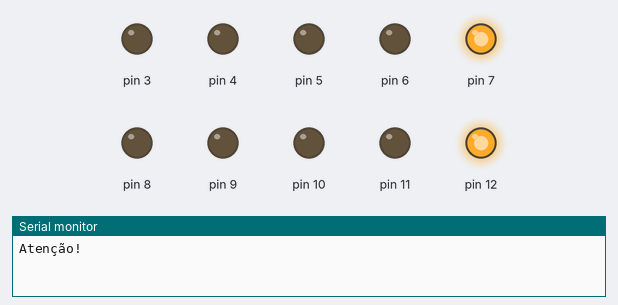
The sketch below on a simulated Arduino Uno, built with avr-gcc and run on an emulated ATmega328P. On the bench: output pins drawn as LEDs (lit = HIGH), the last lines printed to the serial monitor.

Above: at 1.5 s.
At 3.2 s:
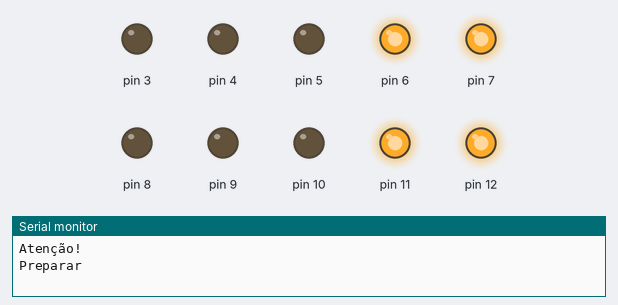
At 3.7 s:
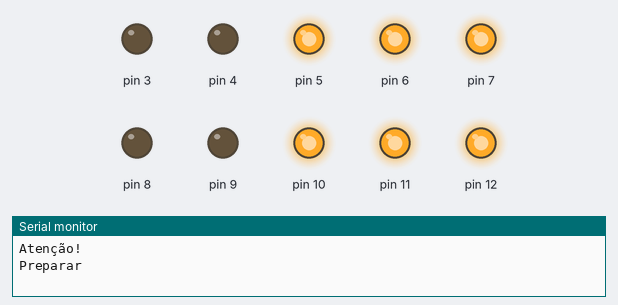
At 4.2 s:
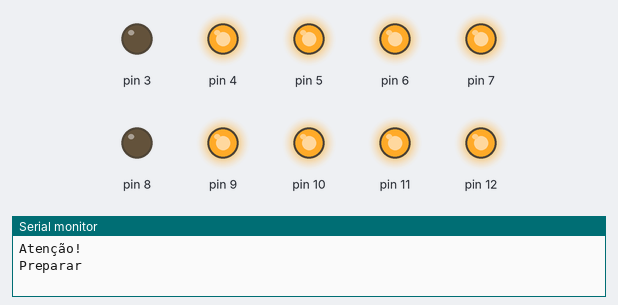
At 7.0 s:
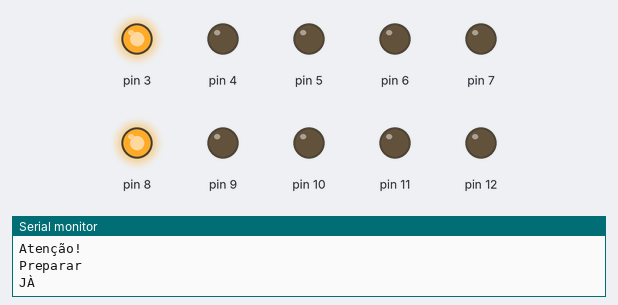
Timing chart, 0 to 12.4 s (numbered marks = the images above):
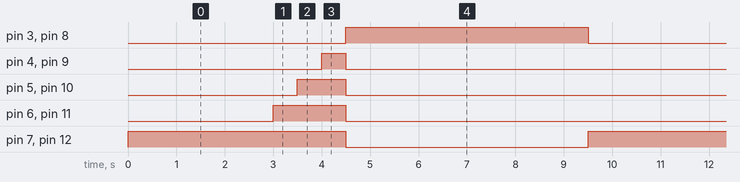

Measured:
- by itself, pin 3, pin 8: alternates HIGH for 5.0 s and LOW for 4.5 s
- by itself, pin 4, pin 9: alternates HIGH for 0.50 s and LOW for 9.0 s
- by itself, pin 5, pin 10: alternates HIGH for 1.0 s and LOW for 8.5 s
- by itself, pin 6, pin 11: alternates HIGH for 1.5 s and LOW for 8.0 s
- by itself, pin 7, pin 12: alternates HIGH for 4.5 s and LOW for 5.0 s

The sketch:

corrida_de_drag1.ino
```cpp
void setup()
{
  //definir porta aos leds

  //vermelhos
  pinMode (12, OUTPUT);
  pinMode (7, OUTPUT);

  //amarelos
  pinMode (11, OUTPUT);
  pinMode (10, OUTPUT);
  pinMode (9, OUTPUT);
  pinMode (6, OUTPUT);
  pinMode (5, OUTPUT);
  pinMode (4, OUTPUT);

  //verdes
  pinMode (8, OUTPUT);
  pinMode (3, OUTPUT);

  Serial.begin(9600);
}

void loop()
{
 Serial.println("Atenção!");
  digitalWrite(12, HIGH);
  digitalWrite(7, HIGH);
 delay(3000);

 Serial.println("Preparar");
  digitalWrite(11, HIGH);
  digitalWrite(6, HIGH);
  delay(500);
  digitalWrite(10, HIGH);
  digitalWrite(5, HIGH);
  delay(500);
  digitalWrite(9, HIGH);
  digitalWrite(4, HIGH);
  delay(500);

  digitalWrite(12, LOW);
  digitalWrite(7, LOW);
  digitalWrite(11, LOW);
  digitalWrite(6, LOW);
  digitalWrite(10, LOW);
  digitalWrite(5, LOW);
  digitalWrite(9, LOW);
  digitalWrite(4, LOW);

 Serial.println("JÀ");
  digitalWrite(8, HIGH);
  digitalWrite(3, HIGH);
  delay(5000);
  digitalWrite(8, LOW);
  digitalWrite(3, LOW);

}
```

code.cpp
```cpp
void setup()
{
  // definir porta aos leds

  // vermelhos
  pinMode(12, OUTPUT);
  pinMode(7, OUTPUT);

  // amarelos
  pinMode(11, OUTPUT);
  pinMode(10, OUTPUT);
  pinMode(9, OUTPUT);
  pinMode(6, OUTPUT);
  pinMode(5, OUTPUT);
  pinMode(4, OUTPUT);

  // verdes
  pinMode(8, OUTPUT);
  pinMode(3, OUTPUT);

  Serial.begin(9600);
}

void loop()
{
  Serial.println("Atenção!");
  digitalWrite(12, HIGH);
  digitalWrite(7, HIGH);
  delay(3000);

  Serial.println("Preparar");
  digitalWrite(11, HIGH);
  digitalWrite(6, HIGH);
  delay(500);
  digitalWrite(10, HIGH);
  digitalWrite(5, HIGH);
  delay(500);
  digitalWrite(9, HIGH);
  digitalWrite(4, HIGH);
  delay(500);

  digitalWrite(12, LOW);
  digitalWrite(7, LOW);
  digitalWrite(11, LOW);
  digitalWrite(6, LOW);
  digitalWrite(10, LOW);
  digitalWrite(5, LOW);
  digitalWrite(9, LOW);
  digitalWrite(4, LOW);

  Serial.println("JÀ");
  digitalWrite(8, HIGH);
  digitalWrite(3, HIGH);
  delay(5000);
  digitalWrite(8, LOW);
  digitalWrite(3, LOW);
}
```
